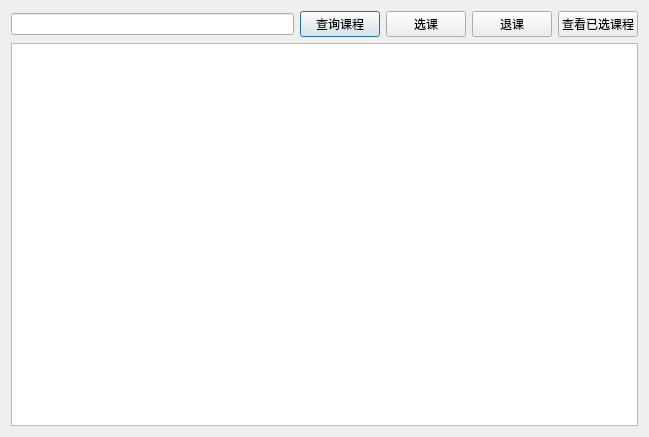
<?xml version="1.0" encoding="UTF-8"?>
<ui version="4.0">
 <class>stucell_course</class>
 <widget class="QDialog" name="stucell_course">
  <property name="geometry">
   <rect>
    <x>0</x>
    <y>0</y>
    <width>649</width>
    <height>437</height>
   </rect>
  </property>
  <property name="windowTitle">
   <string>Dialog</string>
  </property>
  <layout class="QGridLayout" name="gridLayout">
   <item row="0" column="0">
    <layout class="QHBoxLayout" name="horizontalLayout">
     <item>
      <widget class="QLineEdit" name="findCourse"/>
     </item>
     <item>
      <widget class="QPushButton" name="showCourse">
       <property name="text">
        <string>查询课程</string>
       </property>
      </widget>
     </item>
     <item>
      <widget class="QPushButton" name="selectCourse">
       <property name="text">
        <string>选课</string>
       </property>
      </widget>
     </item>
     <item>
      <widget class="QPushButton" name="quitCourse">
       <property name="text">
        <string>退课</string>
       </property>
      </widget>
     </item>
     <item>
      <widget class="QPushButton" name="myCourse">
       <property name="text">
        <string>查看已选课程</string>
       </property>
      </widget>
     </item>
    </layout>
   </item>
   <item row="1" column="0">
    <widget class="QTableView" name="tableView"/>
   </item>
  </layout>
 </widget>
 <resources/>
 <connections/>
</ui>
